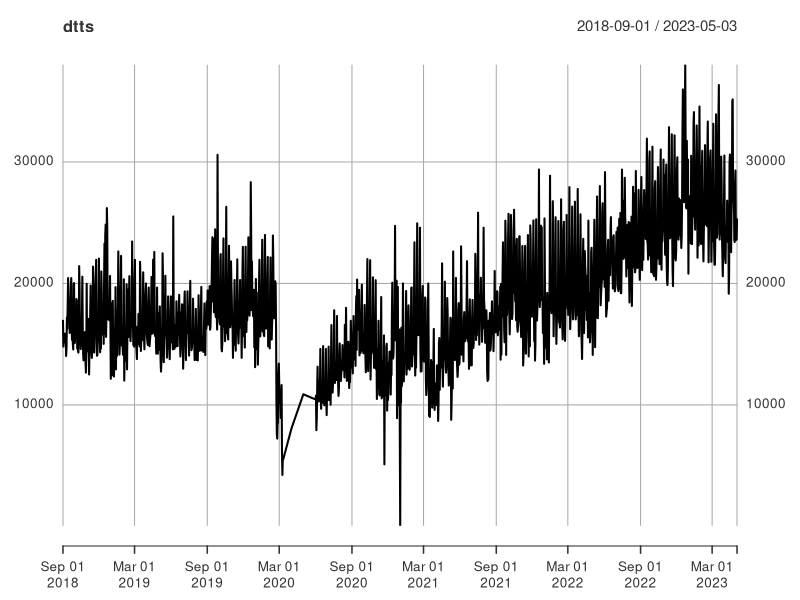
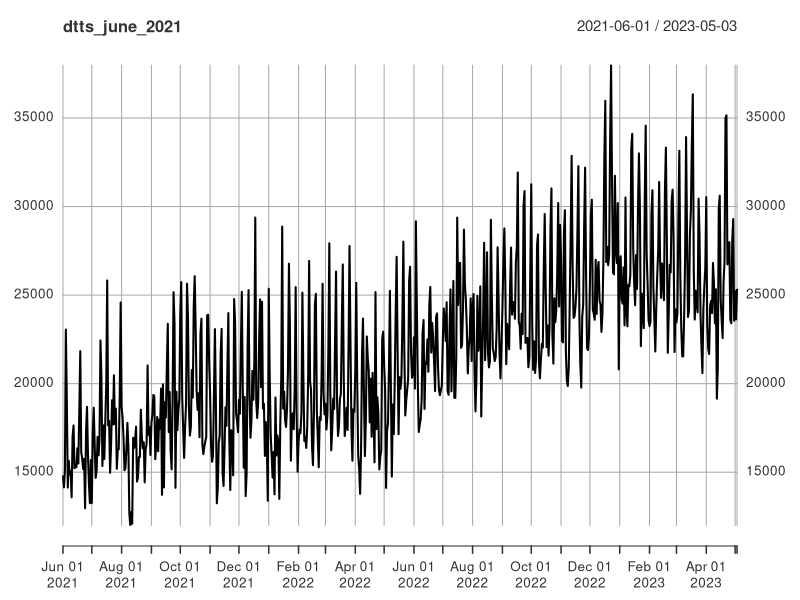
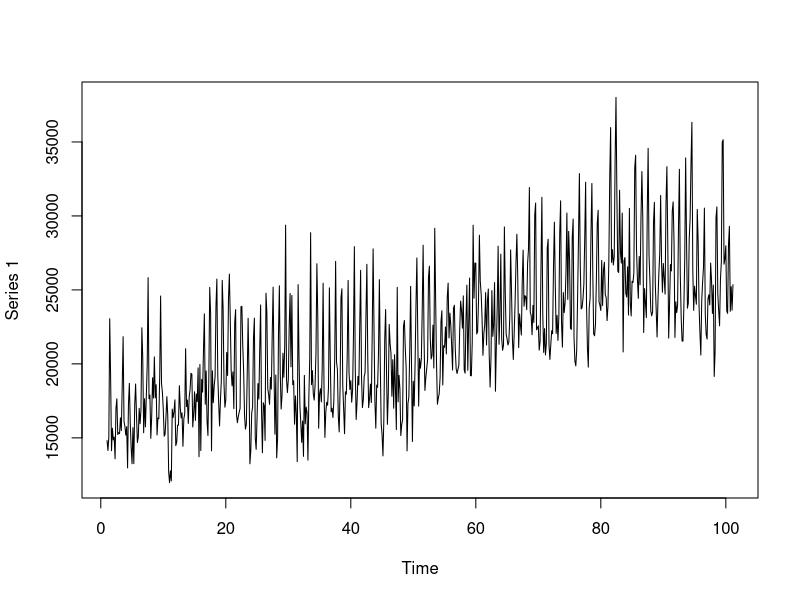
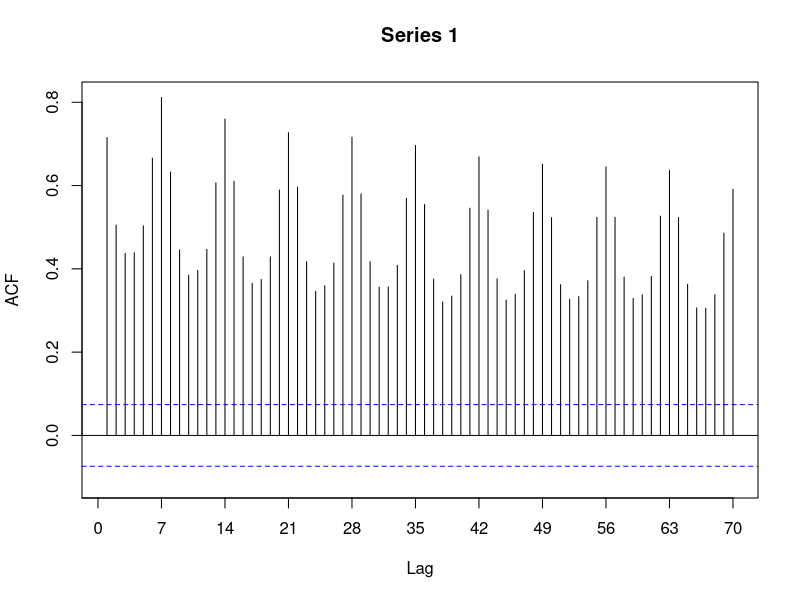
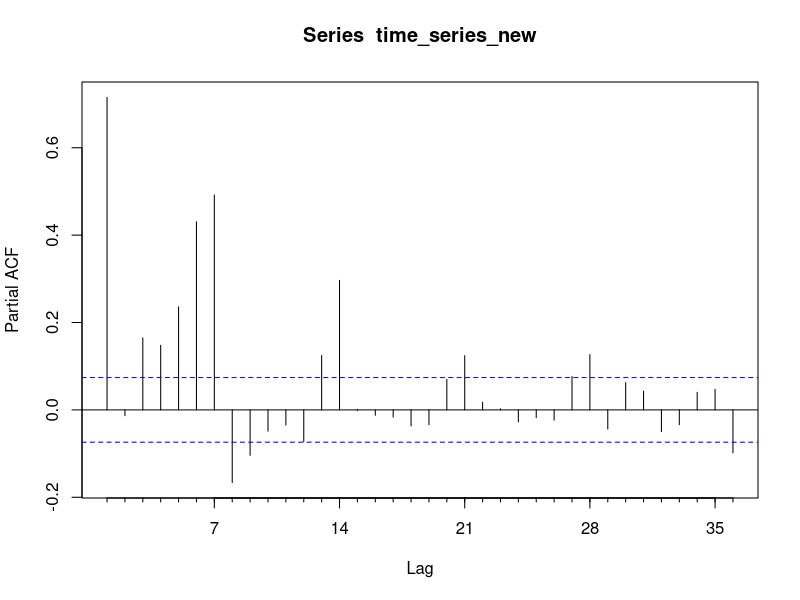
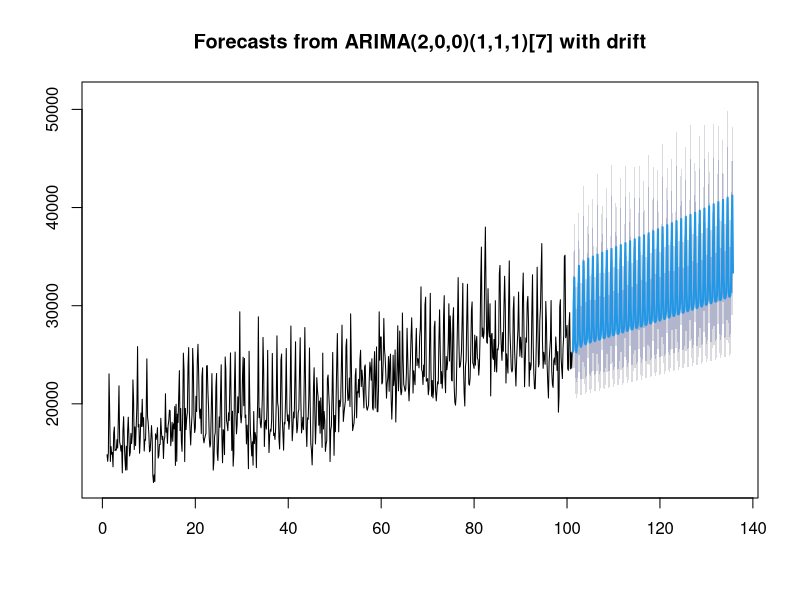
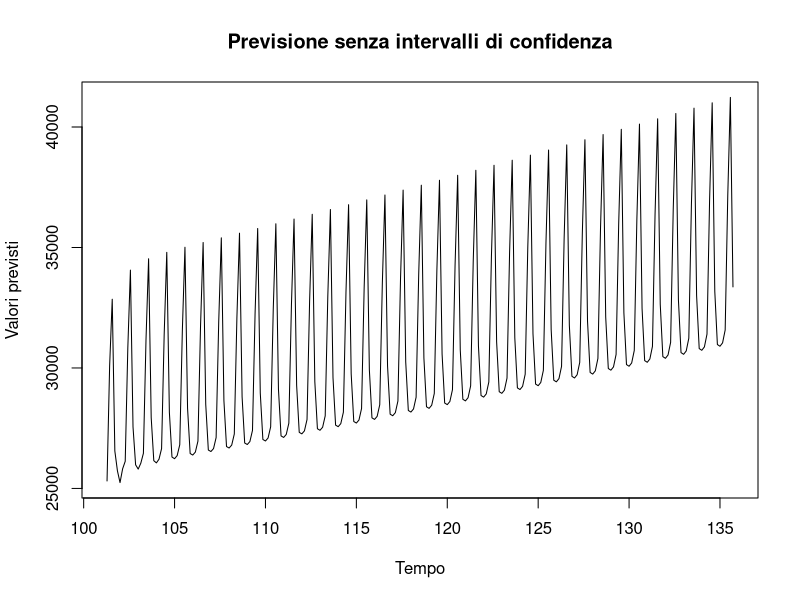
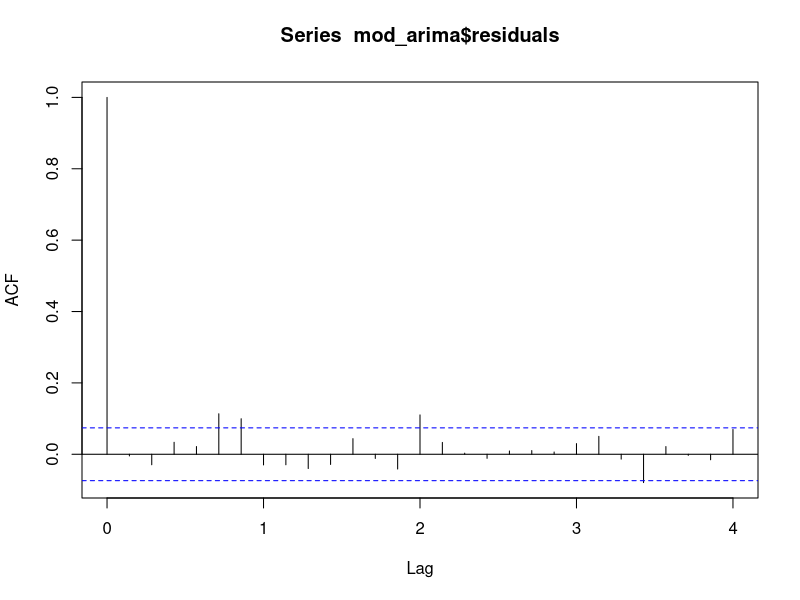

Reproduce these figures in R, in order.
## ---- chunk 1
#Importo le librerie necessarie:
library(xts)
library(forecast)
library(lubridate)
## ---- chunk 2
# Carica i dati dal file CSV
dt <- read.csv("R4.csv")

# Converti la colonna "Date" nel formato "YYYY-MM-DD"
dt$Date <- as.Date(dt$data, format = "%Y-%m-%d")

# Crea la serie storica con le date nel formato "YYYY-MM-DD" e i valori da LT_R4
dtts <- xts(
  dt$LT_R4, # Selezioniamo la colonna LT_R4 come dati sull'asse delle y
  dt$Date # Utilizziamo la colonna "Date" formattata come oggetti di data sull'asse delle x
)



# Plotta la serie storica
plot(dtts)

## ---- chunk 3
# Filtra la serie storica per il 2018
dtts_2018 <- dtts["2018-01-01/2018-12-31"]

# Filtra la serie storica per il 2019
dtts_2019 <- dtts["2019-01-01/2019-12-31"]

# Filtra la serie storica per il 2021
dtts_2021 <- dtts["2021-01-01/2021-12-31"]

# Filtra la serie storica per il 2022
dtts_2022 <- dtts["2022-01-01/2022-12-31"]

# Filtra la serie storica per il 2022
dtts_2023 <- dtts["2023-01-01/2023-12-31"]

# Calcola la media mensile per il 2018
monthly_mean_2018 <- apply.monthly(dtts_2018, FUN = mean)

# Calcola la media mensile per il 2019
monthly_mean_2019 <- apply.monthly(dtts_2019, FUN = mean)

# Calcola la media mensile per il 2019
monthly_mean_2021 <- apply.monthly(dtts_2021, FUN = mean)

# Calcola la media mensile per il 2019
monthly_mean_2022 <- apply.monthly(dtts_2022, FUN = mean)

# Calcola la media mensile per il 2019
monthly_mean_2023 <- apply.monthly(dtts_2023, FUN = mean)

# Estrai i mesi dai dati
months_2018 <- as.numeric(format(index(monthly_mean_2018), "%m"))
months_2019 <- as.numeric(format(index(monthly_mean_2019), "%m"))

# Trova gli indici dei mesi comuni tra il 2018 e il 2019
common_month_indices <- which(months_2018 %in% months_2019)

# Crea un vettore con il mese di riferimento e la media corrispondente per i mesi comuni
result_vector <- data.frame(
  "Mese" = months_2018[common_month_indices],
  "Media_2018" = as.vector(monthly_mean_2018[common_month_indices]),
  "Media_2019" = as.vector(monthly_mean_2019[common_month_indices])
)

# Calcola la differenza percentuale tra le medie del 2018 e del 2019 per lo stesso mese
result_vector$Differenza_Percentuale <- 
  ((result_vector$Media_2018 - result_vector$Media_2019) / result_vector$Media_2018)

# Calcola il valore massimo (in valore assoluto) delle differenze percentuali
max_diff_percent <- max(abs(result_vector$Differenza_Percentuale))

# Aggiungi colonne Tolleranza_Min e Tolleranza_Max
result_vector$Tolleranza <- max_diff_percent

print(result_vector)

## ---- chunk 4
#stabilisco la tolleranza sulla base di quello che ho scritto sopra
tolleranza <- result_vector$Media_2019 * result_vector$Tolleranza 

# Aggiungi i valori di tolleranza al dataset
result_vector$Tolleranza_Min_2019 <- abs(result_vector$Media_2019 - tolleranza)
result_vector$Tolleranza_Max_2019 <- result_vector$Media_2019 + tolleranza

print(result_vector)
## ---- chunk 5
# Estrai i mesi del 2019 che non erano presenti nel 2018
missing_months_2019 <- months_2019[!months_2019 %in% months_2018]

# Crea un nuovo dataframe dei dati con i mesi mancanti e le medie del 2019
missing_months_data <- data.frame(
  "Mese" = missing_months_2019,
  "Media_2018" = NA,  # Assegna NA ai mesi mancanti nel 2018
  "Media_2019" = monthly_mean_2019[!months_2019 %in% months_2018]
)

#stabilisco la tolleranza sulla base di quello che ho scritto sopra
tolleranza <- missing_months_data$Media_2019 * result_vector$Tolleranza

# Aggiungi i valori di tolleranza al dataset
missing_months_data$Tolleranza_Min_2019 <- abs(missing_months_data$Media_2019 - tolleranza)
missing_months_data$Tolleranza_Max_2019 <- missing_months_data$Media_2019 + tolleranza

print(missing_months_data)
## ---- chunk 6
# Estrai la colonna "Media_2019" da result_vector
result_vector_2019 <- result_vector[, c("Mese", "Media_2019", "Tolleranza_Min_2019", "Tolleranza_Max_2019")]

# Estrai le colonne "Media_2018" e "Media_2019" da missing_months_data
missing_data_2019 <- missing_months_data[, c("Mese", "Media_2019", "Tolleranza_Min_2019", "Tolleranza_Max_2019")]


# Concatena i due dataset
combined_data <- rbind(missing_data_2019, result_vector_2019)

# Aggiungi una colonna di numeri da 1 a 12 come indici
combined_data$Mese = 1:12


# Rimuovi l'indice implicito
rownames(combined_data) <- NULL

# Visualizza il dataset senza l'indice implicito
print(combined_data)
## ---- chunk 7
# Estrai il mese dalla data e crea un nuovo dataframe
monthly_mean_2021_new <- data.frame(
  "Mese" = as.integer(format(index(monthly_mean_2021), "%m")),
  "Media_2021" = coredata(monthly_mean_2021)
)
monthly_mean_2022_new <- data.frame(
  "Mese" = as.integer(format(index(monthly_mean_2022), "%m")),
  "Media_2022" = coredata(monthly_mean_2022)
)
monthly_mean_2023_new <- data.frame(
  "Mese" = as.integer(format(index(monthly_mean_2023), "%m")),
  "Media_2023" = coredata(monthly_mean_2023)
)

# Visualizza i nuovi dataframes
print(monthly_mean_2021_new)
print(monthly_mean_2022_new)
print(monthly_mean_2023_new)
## ---- chunk 8
# Verifica le lunghezze dei dataframe mensili
length_2021 <- nrow(monthly_mean_2021_new)
length_2022 <- nrow(monthly_mean_2022_new)

# Trova la lunghezza minima tra i dataframe
min_length <- min(length_2021, length_2022)

# Seleziona solo le prime 'min_length' righe da entrambi i dataframe
monthly_mean_2021_new <- monthly_mean_2021_new[1:min_length, ]
monthly_mean_2022_new <- monthly_mean_2022_new[1:min_length, ]
monthly_mean_2023_new <- monthly_mean_2023_new[1:5, ]
# Creazione di un nuovo dataframe per i confronti
confronti <- data.frame(  
  "Mese" = rep(1:12, times = 1),  # Mesi da 1 a 12 per due anni
  "Media_2021" = monthly_mean_2021_new$Media,
  "Media_2022" = monthly_mean_2022_new$Media,
  "Tolleranza_Min" = combined_data$Tolleranza_Min[1:min_length],
  "Tolleranza_Max" = combined_data$Tolleranza_Max[1:min_length]
)

confronti1 <- data.frame(
  "Anno" = rep(c(2023), each = 5),  # Ripeti l'anno per ogni mese
  "Mese" = rep(1:5, times = 1),  # Mesi da 1 a 12 per due anni
  "Media_2023" = monthly_mean_2023_new$Media,
  "Tolleranza_Min" = combined_data$Tolleranza_Min[1:5],
  "Tolleranza_Max" = combined_data$Tolleranza_Max[1:5]
)
# Aggiungi una colonna di confronto per ciascun anno
confronti$Confronto_2021 <- confronti$Media_2021 >= confronti$Tolleranza_Min & confronti$Media_2021 <= confronti$Tolleranza_Max
confronti$Confronto_2022 <- confronti$Media_2022 >= confronti$Tolleranza_Min & confronti$Media_2022 <= confronti$Tolleranza_Max

confronti1$Confronto_2023 <- confronti1$Media_2023 >= confronti1$Tolleranza_Min & confronti1$Media_2023 <= confronti1$Tolleranza_Max

# Visualizza il dataframe di confronto
print(confronti)
print(confronti1)
## ---- chunk 9
# Filtra la serie storica a partire da giugno 2021
dtts_june_2021 <- dtts["2021-06-01/"]
plot(dtts_june_2021)
## ---- chunk 10
time_series <- ts(dtts_june_2021, frequency=7)
plot(time_series)
## ---- chunk 11
time_series_new<-log(time_series)
time_series_new |> Acf(70)
time_series_new |> Pacf(36)
## ---- chunk 12
# let's try an AR(2)
library(forecast)
mod_arima <- Arima(time_series,
              c(2,0,0), # p, d, q 
              c(1,1,1), # P, D, Q D=1. because we have performed a seasonal difference
              include.constant =TRUE, #intercept
              lambda=0 #because log transformation
              )
mod_arima #with drift because constant and one seasonal difference
## ---- chunk 13
previsione <- forecast(mod_arima, h=242)
plot(previsione)
## ---- chunk 14
previsione <- forecast(mod_arima, h = 242)
plot(previsione$mean, type = "l", ylab = "Valori previsti", xlab = "Tempo", main = "Previsione senza intervalli di confidenza")
## ---- chunk 15
rmse2 <- sqrt(mean(mod_arima$residuals^2))
rmse2

mae2 <- mean(abs(mod_arima$residuals))
mae2

actual2 <- window(time_series, start = end(time_series) - length(mod_arima$residuals) + 1)

mape2 <- mean(abs((mod_arima$residuals / actual2) * 100), na.rm = TRUE)
mape2

shapiro_test2 <- shapiro.test(mod_arima$residuals)
shapiro_test2

acf_res2 <- acf(mod_arima$residuals)
pacf_res2 <- pacf(mod_arima$residuals)
## ---- chunk 16
# Parametri per la stagionalità
s <- 365.25
harm <- c(1,2,3)
freq <- outer(1:length(time_series_new), harm) * 2 * pi / s
co <- cos(freq)
si <- sin(freq)
colnames(co) <- paste0("cos", harm)
colnames(si) <- paste0("sin", harm)
X <- cbind(trend=1:length(time_series_new),co, si)

# Divisione in set di addestramento e test
train_size <- floor(length(time_series_new[1:579]))
train_y <- time_series_new[1:train_size]
train_X <- X[1:train_size, ]
test_y <- time_series_new[(train_size + 1):length(time_series_new)]
test_X <- X[(train_size + 1):length(time_series_new), ]

# Modello ARIMAX
mod_sin <- Arima(train_y,
              order = c(2, 0, 0),
              seasonal = list(order = c(1, 1, 1), period = 7),
              xreg = train_X,
              lambda = 0
)

# Riassunto del modello
summary(mod_sin)


## ---- chunk 17
# Esegui il forecast
forecast_result <- forecast(mod_sin, h = length(test_y), xreg = test_X)
length(test_y)
# Plot del risultato
plot(forecast_result)
## ---- chunk 18
# Esegui il forecast con visualizzazione dei valori reali
forecast_result <- forecast(mod_sin, h = length(test_y), xreg = test_X)

# Estrai le previsioni dal risultato del forecast
pred_values <- forecast_result$mean

# Plot del risultato con previsioni e valori reali
plot(pred_values, type = "l", col = "red", lty = 1, lwd = 2, ylim = range(c(pred_values, test_y)))
lines(length(train_y) + 1:length(test_y), test_y, col = "blue", type = "l", lty = 2, lwd = 2)
legend("topright", legend = c("Forecast", "Valori Reali"), col = c("red", "blue"), lty = 1:2, lwd = 2)

## ---- chunk 19
losses_mod_sin <- function(real, pred) {
  error <- real - pred
  ae <- abs(error)
  se <- error^2
  c(
    ME = mean(error),
    RMSE = sqrt(mean(se)),
    MAE = mean(ae),
    MPE = mean(error/real)*100,
    MAPE = mean(ae/real)*100
  )
}

losses_mod_sin(test_y, forecast_result$mean)

## ---- chunk 20
# Chiamata alla funzione losses e salvataggio dei risultati in un data frame
losses2_mod_sin <- data.frame(Arima2 = losses_mod_sin(test_y, forecast_result$mean))

# Visualizza il data frame
print(losses2_mod_sin)

## ---- chunk 21
plot(mod_sin$residuals)
# Ottenere gli indici dei residui con valore maggiore o uguale a 0.05 o minore o uguale a -0.05
indices_high_residues <- which(mod_sin$residuals >= 0.05 | mod_sin$residuals <= -0.05)
indices_high_residues
## ---- chunk 22
# Creazione di variabili dummy per i giorni specifici 
special_days <-indices_high_residues

# Creazione di variabili dummy
dummy_vars_train <- matrix(0, nrow = train_size, ncol = length(special_days))
dummy_vars_test <- matrix(0, nrow = length(test_y), ncol = length(special_days))

for (i in seq_along(special_days)) {
  day_index <- which(train_X[, "trend"] == special_days[i])
  dummy_vars_train[day_index, i] <- 1
  
  day_index_test <- which(test_X[, "trend"] == special_days[i])
  dummy_vars_test[day_index_test, i] <- 1
}

# Aggiunta delle variabili dummy al set di addestramento
train_X <- cbind(train_X, dummy_vars_train)

# Aggiunta delle variabili dummy al set di test
test_X <- cbind(test_X, dummy_vars_test)

mod_sin_dummy <- Arima(train_y,
                       order = c(2, 0, 0),
                       seasonal = list(order = c(1, 1, 1), period = 7),
                       xreg = train_X,
                       lambda = 0  # Puoi sperimentare con altri metodi
)

# Esegui il forecast
forecast_result <- forecast(mod_sin_dummy , h = length(test_y), xreg = test_X)
length(test_y)
# Plot del risultato
plot(forecast_result)
## ---- chunk 23
# Esegui il forecast con visualizzazione dei valori reali
forecast_result <- forecast(mod_sin_dummy, h = length(test_y), xreg = test_X)

# Estrai le previsioni dal risultato del forecast
pred_values <- forecast_result$mean

# Plot del risultato con previsioni e valori reali
plot(pred_values, type = "l", col = "red", lty = 1, lwd = 2, ylim = range(c(pred_values, test_y)))
lines(length(train_y) + 1:length(test_y), test_y, col = "blue", type = "l", lty = 2, lwd = 2)
legend("topright", legend = c("Forecast", "Valori Reali"), col = c("red", "blue"), lty = 1:2, lwd = 2)

## ---- chunk 24
plot(mod_sin_dummy$residuals) 
## ---- chunk 25
losses_mod_sin_dummy <- function(real, pred) {
  error <- real - pred
  ae <- abs(error)
  se <- error^2
  c(
    ME = mean(error),
    RMSE = sqrt(mean(se)),
    MAE = mean(ae),
    MPE = mean(error/real)*100,
    MAPE = mean(ae/real)*100
  )
}

losses_mod_sin_dummy(test_y, forecast_result$mean)

## ---- chunk 26
# Chiamata alla funzione losses e salvataggio dei risultati in un data frame
losses2_mod_sin_dummy <- data.frame(Arima2 = losses_mod_sin_dummy(test_y, forecast_result$mean))

# Visualizza il data frame
print(losses2_mod_sin_dummy)
## ---- chunk 27
# let's try an AR(3)
library(forecast)
mod_arima <- Arima(time_series,
              c(3,0,0), # p, d, q 
              c(1,1,1), # P, D, Q D=1. because we have performed a seasonal difference
              include.constant =TRUE, #intercept
              lambda=0 #because log transformation
              )
mod_arima #with drift because constant and one seasonal difference
## ---- chunk 28
previsione <- forecast(mod_arima, h=242)
plot(previsione)
## ---- chunk 29
previsione <- forecast(mod_arima, h = 242)
plot(previsione$mean, type = "l", ylab = "Valori previsti", xlab = "Tempo", main = "Previsione senza intervalli di confidenza")
## ---- chunk 30
rmse3 <- sqrt(mean(mod_arima$residuals^2))
rmse3

mae3 <- mean(abs(mod_arima$residuals))
mae3

actual3 <- window(time_series, start = end(time_series) - length(mod_arima$residuals) + 1)

mape3 <- mean(abs((mod_arima$residuals / actual3) * 100), na.rm = TRUE)
mape3

shapiro_test3 <- shapiro.test(mod_arima$residuals)
shapiro_test3

acf_res3 <- acf(mod_arima$residuals)
pacf_res3 <- pacf(mod_arima$residuals)
## ---- chunk 31
# Parametri per la stagionalità
s <- 365.25
harm <- c(1,2) # passo da 3 a 2 sinusoidi, altrimenti mi produce dei nans
freq <- outer(1:length(time_series_new), harm) * 2 * pi / s
co <- cos(freq)
si <- sin(freq)
colnames(co) <- paste0("cos", harm)
colnames(si) <- paste0("sin", harm)
X <- cbind(trend=1:length(time_series_new),co, si)

# Divisione in set di addestramento e test
train_size <- floor(length(time_series_new[1:579]))
train_y <- time_series_new[1:train_size]
train_X <- X[1:train_size, ]
test_y <- time_series_new[(train_size + 1):length(time_series_new)]
test_X <- X[(train_size + 1):length(time_series_new), ]

# Modello ARIMAX
mod_sin <- Arima(train_y,
              order = c(3, 0, 0),
              seasonal = list(order = c(1, 1, 1), period = 7),
              xreg = train_X,
              lambda = 0
)

# Riassunto del modello
summary(mod_sin)


## ---- chunk 32
# Esegui il forecast
forecast_result <- forecast(mod_sin, h = length(test_y), xreg = test_X)
length(test_y)
# Plot del risultato
plot(forecast_result)
## ---- chunk 33
# Esegui il forecast con visualizzazione dei valori reali
forecast_result <- forecast(mod_sin, h = length(test_y), xreg = test_X)

# Estrai le previsioni dal risultato del forecast
pred_values <- forecast_result$mean

# Plot del risultato con previsioni e valori reali
plot(pred_values, type = "l", col = "red", lty = 1, lwd = 2, ylim = range(c(pred_values, test_y)))
lines(length(train_y) + 1:length(test_y), test_y, col = "blue", type = "l", lty = 2, lwd = 2)
legend("topright", legend = c("Forecast", "Valori Reali"), col = c("red", "blue"), lty = 1:2, lwd = 2)

## ---- chunk 34
losses_mod_sin <- function(real, pred) {
  error <- real - pred
  ae <- abs(error)
  se <- error^2
  c(
    ME = mean(error),
    RMSE = sqrt(mean(se)),
    MAE = mean(ae),
    MPE = mean(error/real)*100,
    MAPE = mean(ae/real)*100
  )
}

losses_mod_sin(test_y, forecast_result$mean)

## ---- chunk 35
# Chiamata alla funzione losses e salvataggio dei risultati in un data frame
losses3_mod_sin<- data.frame(Arima3 = losses_mod_sin(test_y, forecast_result$mean))

# Visualizza il data frame
print(losses3_mod_sin)

## ---- chunk 36
plot(mod_sin$residuals)
# Ottenere gli indici dei residui con valore maggiore o uguale a 0.05 o minore o uguale a -0.05
indices_high_residues <- which(mod_sin$residuals >= 0.05 | mod_sin$residuals <= -0.05)
indices_high_residues
## ---- chunk 37
# Creazione di variabili dummy per i giorni specifici 
special_days <-indices_high_residues

# Creazione di variabili dummy
dummy_vars_train <- matrix(0, nrow = train_size, ncol = length(special_days))
dummy_vars_test <- matrix(0, nrow = length(test_y), ncol = length(special_days))

for (i in seq_along(special_days)) {
  day_index <- which(train_X[, "trend"] == special_days[i])
  dummy_vars_train[day_index, i] <- 1
  
  day_index_test <- which(test_X[, "trend"] == special_days[i])
  dummy_vars_test[day_index_test, i] <- 1
}

# Aggiunta delle variabili dummy al set di addestramento
train_X <- cbind(train_X, dummy_vars_train)

# Aggiunta delle variabili dummy al set di test
test_X <- cbind(test_X, dummy_vars_test)

mod_sin_dummy <- Arima(train_y,
                       order = c(3, 0, 0),
                       seasonal = list(order = c(1, 1, 1), period = 7),
                       xreg = train_X,
                       lambda = 0  # Puoi sperimentare con altri metodi
)

# Esegui il forecast
forecast_result <- forecast(mod_sin_dummy , h = length(test_y), xreg = test_X)
length(test_y)
# Plot del risultato
plot(forecast_result)
## ---- chunk 38
# Esegui il forecast con visualizzazione dei valori reali
forecast_result <- forecast(mod_sin_dummy, h = length(test_y), xreg = test_X)

# Estrai le previsioni dal risultato del forecast
pred_values <- forecast_result$mean

# Plot del risultato con previsioni e valori reali
plot(pred_values, type = "l", col = "red", lty = 1, lwd = 2, ylim = range(c(pred_values, test_y)))
lines(length(train_y) + 1:length(test_y), test_y, col = "blue", type = "l", lty = 2, lwd = 2)
legend("topright", legend = c("Forecast", "Valori Reali"), col = c("red", "blue"), lty = 1:2, lwd = 0.001)

## ---- chunk 39
plot(mod_sin_dummy$residuals) 
## ---- chunk 40
losses_mod_sin_dummy <- function(real, pred) {
  error <- real - pred
  ae <- abs(error)
  se <- error^2
  c(
    ME = mean(error),
    RMSE = sqrt(mean(se)),
    MAE = mean(ae),
    MPE = mean(error/real)*100,
    MAPE = mean(ae/real)*100
  )
}

losses_mod_sin_dummy(test_y, forecast_result$mean)

## ---- chunk 41
# Chiamata alla funzione losses e salvataggio dei risultati in un data frame
losses3_mod_sin_dummy <- data.frame(Arima3 = losses_mod_sin_dummy(test_y, forecast_result$mean))

# Visualizza il data frame
print(losses3_mod_sin_dummy)

## ---- chunk 42
# let's try an AR(4)
library(forecast)
mod_arima <- Arima(time_series,
              c(4,0,0), # p, d, q 
              c(1,1,1), # P, D, Q D=1. because we have performed a seasonal difference
              include.constant =TRUE, #intercept
              lambda=0 #because log transformation
              )
mod_arima #with drift because constant and one seasonal difference
## ---- chunk 43
previsione <- forecast(mod_arima, h=242)
plot(previsione)
## ---- chunk 44
previsione <- forecast(mod_arima, h = 242)
plot(previsione$mean, type = "l", ylab = "Valori previsti", xlab = "Tempo", main = "Previsione senza intervalli di confidenza")
## ---- chunk 45
rmse4 <- sqrt(mean(mod_arima$residuals^2))
rmse4

mae4 <- mean(abs(mod_arima$residuals))
mae4

actual4 <- window(time_series, start = end(time_series) - length(mod_arima$residuals) + 1)

mape4 <- mean(abs((mod_arima$residuals / actual4) * 100), na.rm = TRUE)
mape4

shapiro_test4 <- shapiro.test(mod_arima$residuals)
shapiro_test4

acf_res4 <- acf(mod_arima$residuals)
pacf_res4 <- pacf(mod_arima$residuals)
## ---- chunk 46
# Parametri per la stagionalità
s <- 365.25
harm <- c(1) # passo da 2 sinusoidi a 1 perché altrimenti vengono prodotti valori mancanti
freq <- outer(1:length(time_series_new), harm) * 2 * pi / s
co <- cos(freq)
si <- sin(freq)
colnames(co) <- paste0("cos", harm)
colnames(si) <- paste0("sin", harm)
X <- cbind(trend=1:length(time_series_new),co, si)

# Divisione in set di addestramento e test
train_size <- floor(length(time_series_new[1:579]))
train_y <- time_series_new[1:train_size]
train_X <- X[1:train_size, ]
test_y <- time_series_new[(train_size + 1):length(time_series_new)]
test_X <- X[(train_size + 1):length(time_series_new), ]

# Modello ARIMAX
mod_sin <- Arima(train_y,
              order = c(4, 0, 0),
              seasonal = list(order = c(1, 1, 1), period = 7),
              xreg = train_X,
              lambda = 0
)

# Riassunto del modello
summary(mod_sin)
## ---- chunk 47
# Esegui il forecast
forecast_result <- forecast(mod_sin, h = length(test_y), xreg = test_X)
length(test_y)
# Plot del risultato
plot(forecast_result)
## ---- chunk 48
# Esegui il forecast con visualizzazione dei valori reali
forecast_result <- forecast(mod_sin, h = length(test_y), xreg = test_X)

# Estrai le previsioni dal risultato del forecast
pred_values <- forecast_result$mean

# Plot del risultato con previsioni e valori reali
plot(pred_values, type = "l", col = "red", lty = 1, lwd = 2, ylim = range(c(pred_values, test_y)))
lines(length(train_y) + 1:length(test_y), test_y, col = "blue", type = "l", lty = 2, lwd = 2)
legend("topright", legend = c("Forecast", "Valori Reali"), col = c("red", "blue"), lty = 1:2, lwd = 2)

## ---- chunk 49
losses_mod_sin <- function(real, pred) {
  error <- real - pred
  ae <- abs(error)
  se <- error^2
  c(
    ME = mean(error),
    RMSE = sqrt(mean(se)),
    MAE = mean(ae),
    MPE = mean(error/real)*100,
    MAPE = mean(ae/real)*100
  )
}

losses_mod_sin(test_y, forecast_result$mean)
## ---- chunk 50
# Chiamata alla funzione losses e salvataggio dei risultati in un data frame
losses4_mod_sin <- data.frame(Arima4 = losses_mod_sin(test_y, forecast_result$mean))

# Visualizza il data frame
print(losses4_mod_sin)

## ---- chunk 51
plot(mod_sin$residuals)
# Ottenere gli indici dei residui con valore maggiore o uguale a 0.05 o minore o uguale a -0.05
indices_high_residues <- which(mod_sin$residuals >= 0.05 | mod_sin$residuals <= -0.05)
indices_high_residues
## ---- chunk 52
# Creazione di variabili dummy per i giorni specifici 
special_days <-indices_high_residues

# Creazione di variabili dummy
dummy_vars_train <- matrix(0, nrow = train_size, ncol = length(special_days))
dummy_vars_test <- matrix(0, nrow = length(test_y), ncol = length(special_days))

for (i in seq_along(special_days)) {
  day_index <- which(train_X[, "trend"] == special_days[i])
  dummy_vars_train[day_index, i] <- 1
  
  day_index_test <- which(test_X[, "trend"] == special_days[i])
  dummy_vars_test[day_index_test, i] <- 1
}

# Aggiunta delle variabili dummy al set di addestramento
train_X <- cbind(train_X, dummy_vars_train)

# Aggiunta delle variabili dummy al set di test
test_X <- cbind(test_X, dummy_vars_test)

mod_sin_dummy <- Arima(train_y,
                       order = c(4, 0, 0),
                       seasonal = list(order = c(1, 1, 1), period = 7),
                       xreg = train_X,
                       lambda = 0  # Puoi sperimentare con altri metodi
)

# Esegui il forecast
forecast_result <- forecast(mod_sin_dummy , h = length(test_y), xreg = test_X)
length(test_y)
# Plot del risultato
plot(forecast_result)
## ---- chunk 53
# Esegui il forecast con visualizzazione dei valori reali
forecast_result <- forecast(mod_sin_dummy, h = length(test_y), xreg = test_X)

# Estrai le previsioni dal risultato del forecast
pred_values <- forecast_result$mean

# Plot del risultato con previsioni e valori reali
plot(pred_values, type = "l", col = "red", lty = 1, lwd = 2, ylim = range(c(pred_values, test_y)))
lines(length(train_y) + 1:length(test_y), test_y, col = "blue", type = "l", lty = 2, lwd = 2)
legend("topright", legend = c("Forecast", "Valori Reali"), col = c("red", "blue"), lty = 1:2, lwd = 2)

## ---- chunk 54
plot(mod_sin_dummy$residuals) 
## ---- chunk 55
losses_mod_sin_dummy <- function(real, pred) {
  error <- real - pred
  ae <- abs(error)
  se <- error^2
  c(
    ME = mean(error),
    RMSE = sqrt(mean(se)),
    MAE = mean(ae),
    MPE = mean(error/real)*100,
    MAPE = mean(ae/real)*100
  )
}

losses_mod_sin_dummy(test_y, forecast_result$mean)

## ---- chunk 56
# Chiamata alla funzione losses e salvataggio dei risultati in un data frame
losses4_mod_sin_dummy <- data.frame(Arima4 = losses_mod_sin_dummy(test_y, forecast_result$mean))

# Visualizza il data frame
print(losses4_mod_sin_dummy)

## ---- chunk 57
# let's try an AR(5)
library(forecast)
mod_arima <- Arima(time_series,
              c(5,0,0), # p, d, q 
              c(1,1,1), # P, D, Q D=1. because we have performed a seasonal difference
              include.constant =TRUE, #intercept
              lambda=0 #because log transformation
              )
mod_arima #with drift because constant and one seasonal difference
## ---- chunk 58
previsione <- forecast(mod_arima, h=242)
plot(previsione)
## ---- chunk 59
previsione <- forecast(mod_arima, h = 242)
plot(previsione$mean, type = "l", ylab = "Valori previsti", xlab = "Tempo", main = "Previsione senza intervalli di confidenza")
## ---- chunk 60
rmse5 <- sqrt(mean(mod_arima$residuals^2))
rmse5

mae5 <- mean(abs(mod_arima$residuals))
mae5

actual5 <- window(time_series, start = end(time_series) - length(mod_arima$residuals) + 1)

mape5 <- mean(abs((mod_arima$residuals / actual5) * 100), na.rm = TRUE)
mape5

shapiro_test5 <- shapiro.test(mod_arima$residuals)
shapiro_test5

acf_res5 <- acf(mod_arima$residuals)
pacf_res5 <- pacf(mod_arima$residuals)
## ---- chunk 61
# Parametri per la stagionalità
s <- 365.25
harm <- c(1) # passo da 2 sinusoidi a 1 perché altrimenti vengono prodotti valori mancanti
freq <- outer(1:length(time_series_new), harm) * 2 * pi / s
co <- cos(freq)
si <- sin(freq)
colnames(co) <- paste0("cos", harm)
colnames(si) <- paste0("sin", harm)
X <- cbind(trend=1:length(time_series_new),co, si)

# Divisione in set di addestramento e test
train_size <- floor(length(time_series_new[1:579]))
train_y <- time_series_new[1:train_size]
train_X <- X[1:train_size, ]
test_y <- time_series_new[(train_size + 1):length(time_series_new)]
test_X <- X[(train_size + 1):length(time_series_new), ]

# Modello ARIMAX
mod_sin <- Arima(train_y,
              order = c(5, 0, 0),
              seasonal = list(order = c(1, 1, 1), period = 7),
              xreg = train_X,
              lambda = 0
)

# Riassunto del modello
summary(mod_sin)
## ---- chunk 62
# Esegui il forecast
forecast_result <- forecast(mod_sin, h = length(test_y), xreg = test_X)
length(test_y)
# Plot del risultato
plot(forecast_result)
## ---- chunk 63
# Esegui il forecast con visualizzazione dei valori reali
forecast_result <- forecast(mod_sin, h = length(test_y), xreg = test_X)

# Estrai le previsioni dal risultato del forecast
pred_values <- forecast_result$mean

# Plot del risultato con previsioni e valori reali
plot(pred_values, type = "l", col = "red", lty = 1, lwd = 2, ylim = range(c(pred_values, test_y)))
lines(length(train_y) + 1:length(test_y), test_y, col = "blue", type = "l", lty = 2, lwd = 2)
legend("topright", legend = c("Forecast", "Valori Reali"), col = c("red", "blue"), lty = 1:2, lwd = 2)

## ---- chunk 64
losses_mod_sin <- function(real, pred) {
  error <- real - pred
  ae <- abs(error)
  se <- error^2
  c(
    ME = mean(error),
    RMSE = sqrt(mean(se)),
    MAE = mean(ae),
    MPE = mean(error/real)*100,
    MAPE = mean(ae/real)*100
  )
}

losses_mod_sin(test_y, forecast_result$mean)

## ---- chunk 65
# Chiamata alla funzione losses e salvataggio dei risultati in un data frame
losses5_mod_sin <- data.frame(Arima5 = losses_mod_sin(test_y, forecast_result$mean))

# Visualizza il data frame
print(losses5_mod_sin)
## ---- chunk 66
plot(mod_sin$residuals)
# Ottenere gli indici dei residui con valore maggiore o uguale a 0.05 o minore o uguale a -0.05
indices_high_residues <- which(mod_sin$residuals >= 0.05 | mod_sin$residuals <= -0.05)
indices_high_residues
## ---- chunk 67
# Creazione di variabili dummy per i giorni specifici 
special_days <-indices_high_residues

# Creazione di variabili dummy
dummy_vars_train <- matrix(0, nrow = train_size, ncol = length(special_days))
dummy_vars_test <- matrix(0, nrow = length(test_y), ncol = length(special_days))

for (i in seq_along(special_days)) {
  day_index <- which(train_X[, "trend"] == special_days[i])
  dummy_vars_train[day_index, i] <- 1
  
  day_index_test <- which(test_X[, "trend"] == special_days[i])
  dummy_vars_test[day_index_test, i] <- 1
}

# Aggiunta delle variabili dummy al set di addestramento
train_X <- cbind(train_X, dummy_vars_train)

# Aggiunta delle variabili dummy al set di test
test_X <- cbind(test_X, dummy_vars_test)

mod_sin_dummy <- Arima(train_y,
                       order = c(5, 0, 0),
                       seasonal = list(order = c(1, 1, 1), period = 7),
                       xreg = train_X,
                       lambda = 0  # Puoi sperimentare con altri metodi
)

# Esegui il forecast
forecast_result <- forecast(mod_sin_dummy , h = length(test_y), xreg = test_X)
length(test_y)
# Plot del risultato
plot(forecast_result)
## ---- chunk 68
# Esegui il forecast con visualizzazione dei valori reali
forecast_result <- forecast(mod_sin_dummy, h = length(test_y), xreg = test_X)

# Estrai le previsioni dal risultato del forecast
pred_values <- forecast_result$mean

# Plot del risultato con previsioni e valori reali
plot(pred_values, type = "l", col = "red", lty = 1, lwd = 2, ylim = range(c(pred_values, test_y)))
lines(length(train_y) + 1:length(test_y), test_y, col = "blue", type = "l", lty = 2, lwd = 2)
legend("topright", legend = c("Forecast", "Valori Reali"), col = c("red", "blue"), lty = 1:2, lwd = 2)

## ---- chunk 69
plot(mod_sin_dummy$residuals) 
## ---- chunk 70
losses_mod_sin_dummy <- function(real, pred) {
  error <- real - pred
  ae <- abs(error)
  se <- error^2
  c(
    ME = mean(error),
    RMSE = sqrt(mean(se)),
    MAE = mean(ae),
    MPE = mean(error/real)*100,
    MAPE = mean(ae/real)*100
  )
}

losses_mod_sin_dummy(test_y, forecast_result$mean)

## ---- chunk 71
# Chiamata alla funzione losses e salvataggio dei risultati in un data frame
losses5_mod_sin_dummy <- data.frame(Arima5 = losses_mod_sin_dummy(test_y, forecast_result$mean))

# Visualizza il data frame
print(losses5_mod_sin_dummy)
## ---- chunk 72
# let's try an AR(2)
library(forecast)
mod_arima <- Arima(time_series,
              c(6,0,0), # p, d, q 
              c(1,1,1), # P, D, Q D=1. because we have performed a seasonal difference
              include.constant =TRUE, #intercept
              lambda=0 #because log transformation
              )
mod_arima #with drift because constant and one seasonal difference
## ---- chunk 73
previsione <- forecast(mod_arima, h=242)
plot(previsione)
## ---- chunk 74
previsione <- forecast(mod_arima, h = 242)
plot(previsione$mean, type = "l", ylab = "Valori previsti", xlab = "Tempo", main = "Previsione senza intervalli di confidenza")
## ---- chunk 75
rmse6 <- sqrt(mean(mod_arima$residuals^2))
rmse6

mae6 <- mean(abs(mod_arima$residuals))
mae6

actual6 <- window(time_series, start = end(time_series) - length(mod_arima$residuals) + 1)

mape6 <- mean(abs((mod_arima$residuals / actual6) * 100), na.rm = TRUE)
mape6

shapiro_test6 <- shapiro.test(mod_arima$residuals)
shapiro_test6

acf_res6 <- acf(mod_arima$residuals)
pacf_res6 <- pacf(mod_arima$residuals)
## ---- chunk 76
# Parametri per la stagionalità
s <- 365.25
harm <- c(1,2)
freq <- outer(1:length(time_series_new), harm) * 2 * pi / s
co <- cos(freq)
si <- sin(freq)
colnames(co) <- paste0("cos", harm)
colnames(si) <- paste0("sin", harm)
X <- cbind(trend=1:length(time_series_new),co, si)

# Divisione in set di addestramento e test
train_size <- floor(length(time_series_new[1:579]))
train_y <- time_series_new[1:train_size]
train_X <- X[1:train_size, ]
test_y <- time_series_new[(train_size + 1):length(time_series_new)]
test_X <- X[(train_size + 1):length(time_series_new), ]

# Modello ARIMAX
mod_sin <- Arima(train_y,
              order = c(6, 0, 0),
              seasonal = list(order = c(1, 1, 1), period = 7),
              xreg = train_X,
              lambda = 0
)

# Riassunto del modello
summary(mod_sin)
## ---- chunk 77
# Esegui il forecast
forecast_result <- forecast(mod_sin, h = length(test_y), xreg = test_X)
length(test_y)
# Plot del risultato
plot(forecast_result)
## ---- chunk 78
# Esegui il forecast con visualizzazione dei valori reali
forecast_result <- forecast(mod_sin, h = length(test_y), xreg = test_X)

# Estrai le previsioni dal risultato del forecast
pred_values <- forecast_result$mean

# Plot del risultato con previsioni e valori reali
plot(pred_values, type = "l", col = "red", lty = 1, lwd = 2, ylim = range(c(pred_values, test_y)))
lines(length(train_y) + 1:length(test_y), test_y, col = "blue", type = "l", lty = 2, lwd = 2)
legend("topright", legend = c("Forecast", "Valori Reali"), col = c("red", "blue"), lty = 1:2, lwd = 2)

## ---- chunk 79
losses_mod_sin <- function(real, pred) {
  error <- real - pred
  ae <- abs(error)
  se <- error^2
  c(
    ME = mean(error),
    RMSE = sqrt(mean(se)),
    MAE = mean(ae),
    MPE = mean(error/real)*100,
    MAPE = mean(ae/real)*100
  )
}

losses_mod_sin(test_y, forecast_result$mean)

## ---- chunk 80
# Chiamata alla funzione losses e salvataggio dei risultati in un data frame
losses6_mod_sin <- data.frame(Arima6 = losses_mod_sin(test_y, forecast_result$mean))

# Visualizza il data frame
print(losses6_mod_sin)
## ---- chunk 81
plot(mod_sin$residuals)
# Ottenere gli indici dei residui con valore maggiore o uguale a 0.05 o minore o uguale a -0.05
indices_high_residues <- which(mod_sin$residuals >= 0.05 | mod_sin$residuals <= -0.05)
indices_high_residues
## ---- chunk 82
# Creazione di variabili dummy per i giorni specifici 
special_days <-indices_high_residues

# Creazione di variabili dummy
dummy_vars_train <- matrix(0, nrow = train_size, ncol = length(special_days))
dummy_vars_test <- matrix(0, nrow = length(test_y), ncol = length(special_days))

for (i in seq_along(special_days)) {
  day_index <- which(train_X[, "trend"] == special_days[i])
  dummy_vars_train[day_index, i] <- 1
  
  day_index_test <- which(test_X[, "trend"] == special_days[i])
  dummy_vars_test[day_index_test, i] <- 1
}

# Aggiunta delle variabili dummy al set di addestramento
train_X <- cbind(train_X, dummy_vars_train)

# Aggiunta delle variabili dummy al set di test
test_X <- cbind(test_X, dummy_vars_test)

mod_sin_dummy <- Arima(train_y,
                       order = c(6, 0, 0),
                       seasonal = list(order = c(1, 1, 1), period = 7),
                       xreg = train_X,
                       lambda = 0  # Puoi sperimentare con altri metodi
)

# Esegui il forecast
forecast_result <- forecast(mod_sin_dummy , h = length(test_y), xreg = test_X)
length(test_y)
# Plot del risultato
plot(forecast_result)
## ---- chunk 83
# Esegui il forecast con visualizzazione dei valori reali
forecast_result <- forecast(mod_sin, h = length(test_y), xreg = test_X)

# Estrai le previsioni dal risultato del forecast
pred_values <- forecast_result$mean

# Plot del risultato con previsioni e valori reali
plot(pred_values, type = "l", col = "red", lty = 1, lwd = 2, ylim = range(c(pred_values, test_y)))
lines(length(train_y) + 1:length(test_y), test_y, col = "blue", type = "l", lty = 2, lwd = 2)
legend("topright", legend = c("Forecast", "Valori Reali"), col = c("red", "blue"), lty = 1:2, lwd = 2)

## ---- chunk 84
plot(mod_sin_dummy$residuals) 
## ---- chunk 85
losses_mod_sin_dummy <- function(real, pred) {
  error <- real - pred
  ae <- abs(error)
  se <- error^2
  c(
    ME = mean(error),
    RMSE = sqrt(mean(se)),
    MAE = mean(ae),
    MPE = mean(error/real)*100,
    MAPE = mean(ae/real)*100
  )
}

losses_mod_sin_dummy(test_y, forecast_result$mean)

## ---- chunk 86
# Chiamata alla funzione losses e salvataggio dei risultati in un data frame
losses6_mod_sin_dummy <- data.frame(Arima6 = losses_mod_sin_dummy(test_y, forecast_result$mean))

# Visualizza il data frame
print(losses6_mod_sin_dummy)

## ---- chunk 87
# Crea un dataframe con i risultati
risultati <- data.frame(
  Modello = c("ARIMA2", "ARIMA3", "ARIMA4", "ARIMA5", "ARIMA6"),
  RMSE = c(rmse2, rmse3, rmse4, rmse5, rmse6),
  MAE = c(mae2, mae3, mae4, mae5, mae6),
  MAPE = c(mape2, mape3, mape4, mape5, mape6)
)
risultati
## ---- chunk 88
results1 <- data.frame( losses2_mod_sin, losses3_mod_sin, losses4_mod_sin, losses5_mod_sin, losses6_mod_sin)

# Visualizziamo la tabella
print(results1)
## ---- chunk 89
results2 <- data.frame( losses2_mod_sin_dummy, losses3_mod_sin_dummy, losses4_mod_sin_dummy, losses5_mod_sin_dummy, losses6_mod_sin_dummy)

# Visualizziamo la tabella
print(results2)
